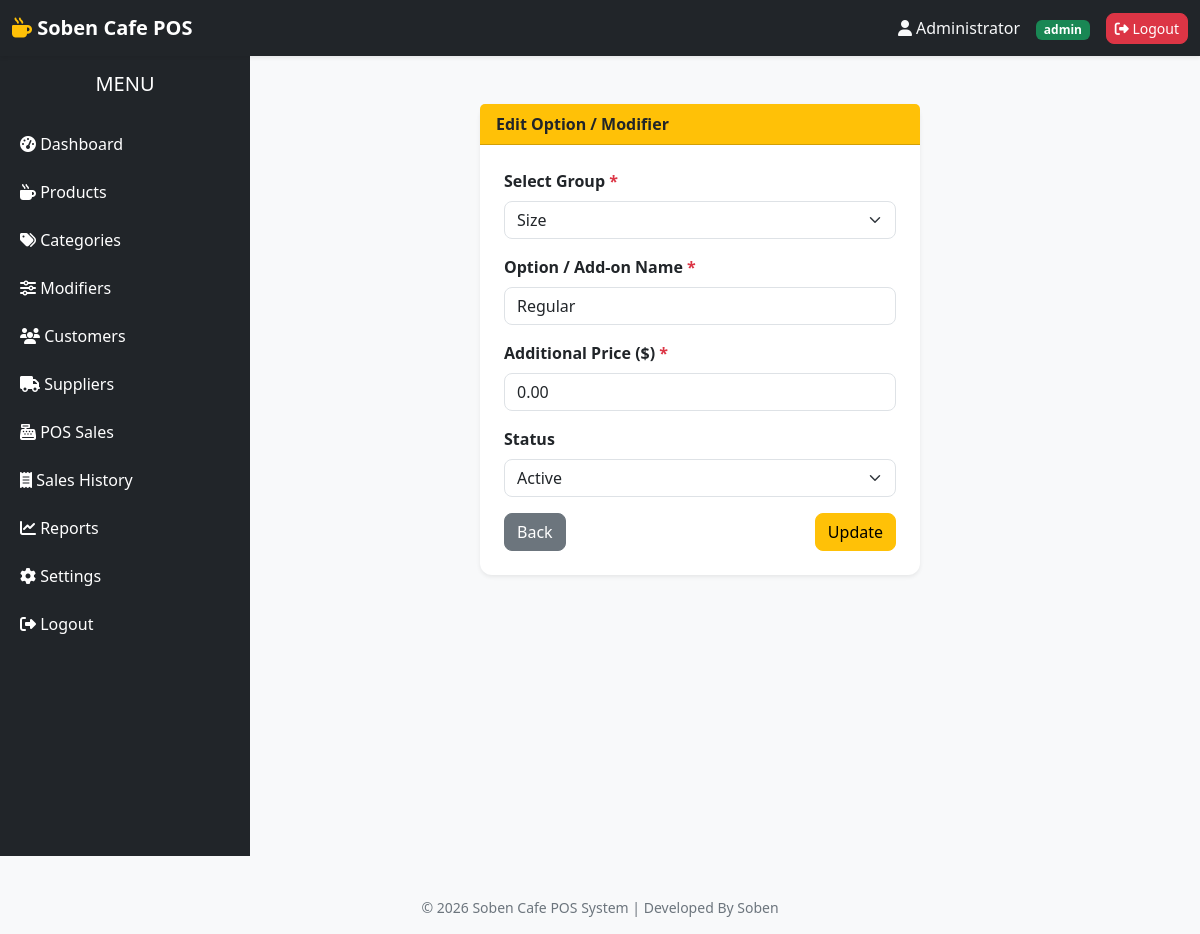
The page /main/modifier-edit.php?id=1 (signed in) on the database its author committed.
### tables this page shows
CREATE TABLE IF NOT EXISTS `modifiers` (
  `id` INT AUTO_INCREMENT PRIMARY KEY,
  `group_id` INT NOT NULL,
  `name` VARCHAR(100) NOT NULL,
  `price` DECIMAL(10,2) NOT NULL DEFAULT 0.00,
  `status` ENUM('active', 'inactive') DEFAULT 'active',
  `created_at` TIMESTAMP DEFAULT CURRENT_TIMESTAMP,
  FOREIGN KEY (`group_id`) REFERENCES `modifier_groups`(`id`) ON DELETE CASCADE
);

CREATE TABLE IF NOT EXISTS `modifier_groups` (
  `id` INT AUTO_INCREMENT PRIMARY KEY,
  `name` VARCHAR(100) NOT NULL,
  `is_required` TINYINT(1) DEFAULT 0 COMMENT '1: ត្រូវតែជ្រើសរើស (Required), 0: មិនជ្រើសក៏បាន (Optional)',
  `is_multiple` TINYINT(1) DEFAULT 0 COMMENT '1: ជ្រើសរើសបានច្រើន (Checkbox), 0: ជ្រើសរើសបានតែមួយ (Radio)',
  `created_at` TIMESTAMP DEFAULT CURRENT_TIMESTAMP
);

### main/modifier-edit.php (the view, shortened to what this page needs)
<?php
require_once '../connect.php';
require_once '../includes/header.php';
require_once '../includes/navbar.php';
require_once '../includes/sidebar.php';
$id = intval($_GET['id'] ?? 0);
$stmt = $db->prepare("SELECT * FROM modifiers WHERE id = ?");
$stmt->execute([$id]);
$modifier = $stmt->fetch();
$stmtGroups = $db->query("SELECT * FROM modifier_groups ORDER BY id DESC");
$groups = $stmtGroups->fetchAll();
?>
<div class="content-wrapper p-4">
    <div class="row justify-content-center">
        <div class="col-md-6">
            <div class="card shadow-sm border-0">
                <div class="card-header bg-warning text-dark fw-bold">
                    <i class="bi bi-pencil-square"></i> Edit Option / Modifier
                </div>
                <div class="card-body p-4">
                    <form action="modifier-update.php" method="POST">
                        <div class="mb-3">
                            <label class="form-label fw-bold">Select Group <span class="text-danger">*</span></label>
                            <select name="group_id" class="form-select" required>
                                <?php foreach ($groups as $g): ?>
                                    <option value="<?= $g['id'] ?>" <?= $g['id'] == $modifier['group_id'] ? 'selected' : '' ?>>
                                        <?= htmlspecialchars($g['name']) ?>
                                    </option>
                                <?php endforeach; ?>
                            </select>
                        </div>
                        <div class="mb-3">
                            <label class="form-label fw-bold">Option / Add-on Name <span class="text-danger">*</span></label>
                            <input type="text" name="name" class="form-control" value="<?= htmlspecialchars($modifier['name']) ?>" required>
                        </div>
                        <div class="mb-3">
                            <label class="form-label fw-bold">Additional Price ($) <span class="text-danger">*</span></label>
                            <input type="number" step="0.01" name="price" class="form-control" value="<?= $modifier['price'] ?>" required>
                        </div>
                        <div class="mb-3">
                            <label class="form-label fw-bold">Status</label>
                            <select name="status" class="form-select">
                                <option value="active" <?= $modifier['status'] === 'active' ? 'selected' : '' ?>>Active</option>
                            </select>
                        </div>
                        <div class="d-flex justify-content-between">
                            <a href="modifiers.php" class="btn btn-secondary">Back</a>
                            <button type="submit" class="btn btn-warning">Update</button>
                        </div>
                    </form>
                </div>
            </div>
        </div>
    </div>
</div>
<?php require_once '../includes/footer.php'; ?>

### assets/css/style.css (style rules this page uses)
body { font-family:'Segoe UI',sans-serif; background:#f8f9fa; }
a { text-decoration:none; }
.card { border:none; border-radius:12px; }
.card-header { font-weight:600; }
.btn { border-radius:8px; }
.form-control { border-radius:8px; }
.form-select { border-radius:8px; }

### assets/css/dashboard.css (style rules this page uses)
.card-header { font-weight:600; }

### rows shown on the page
modifiers: group_id "Size", name "Regular", price "0.00", status "Active"

### other values the page prints
$full_name "Administrator"
$role "admin"
